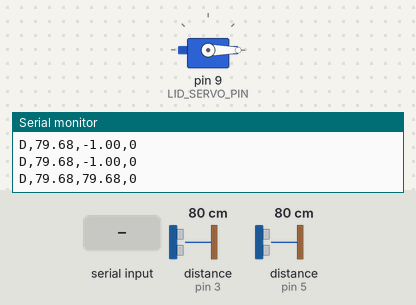
This sketch was run on a simulated Arduino Uno, built with avr-gcc and run on an emulated ATmega328P. Parts: servo, the last lines printed to the serial monitor. Wiring (inferred from the names in the program): 2 × ultrasonic range finder: trigger pin 2, echo pin 3 / trigger pin 4, echo pin 5. Inputs (shaded band) come from the test bench; at power-on: distance to the obstacle (sensors on pin 5, pin 3) 80 cm. The echo pulse lasts 58.3 µs per cm.

Above: at 1.2 s.
1.3 s: distance to the obstacle (sensor on pin 5) set to 23 cm
4.3 s: distance to the obstacle (sensor on pin 5) set to 18 cm
At 7.6 s:
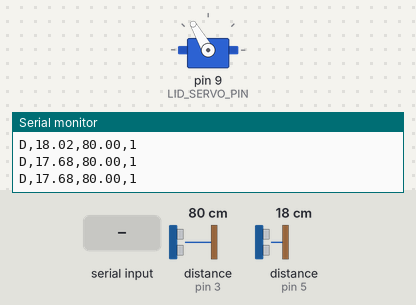
9.1 s: "C\n" received over Serial
At 10.1 s:
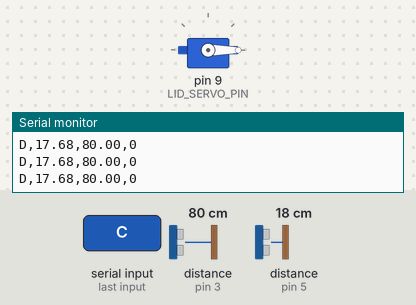
Timing chart, 0 to 13.8 s (numbered marks = the images above; inputs shaded):
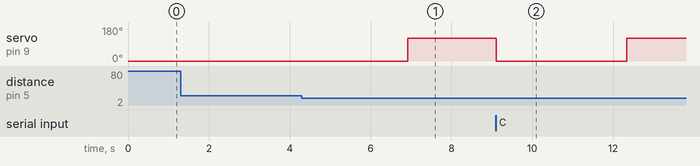

The sketch:

trash.ino
```cpp
// Smart trash bin — MG996R lid (single file). Works with smart-bin.html
//
// Lid OPENS when a hand stays within handDistanceCm for 5 s or more
// (a quick pass of the hand does NOT open it).
//
// Lid closes ONLY when:
//   - a hand was detected and has been gone for CLOSE_DELAY_MS, or
//   - the "Close" button is clicked on the web page
//
// Sensor 1 (D4/D5) = HAND sensor, on the outside/front of the bin
// Sensor 2 (D2/D3) = FILL sensor, at the rim, pointing down into the bin
// MG996R servo on D9 = lid
//
// Sends to PC:   D,<hand_cm>,<fill_cm>,<lid 0/1>     (-1 = out of range)
//                # ...   debug lines (shown in "Raw serial data" on the web page)
// Commands:      O        open lid (stays open until C)
//                C        close lid now
//                H:<cm>   set hand detection distance

#include <Servo.h>

// ================= PINS =================
const int HAND_TRIG = 4, HAND_ECHO = 5;
const int FILL_TRIG = 2, FILL_ECHO = 3;
const int LID_SERVO_PIN = 9;

// ================ AUTO-OPEN ================
float handDistanceCm = 20.0;                // open when hand is closer than this (web page can change it)
const unsigned long HOLD_TO_OPEN_MS = 2500; // hand must stay this long before the lid opens
const unsigned long DROPOUT_MS = 300;       // ignore sensor misses shorter than this while holding
const unsigned long CLOSE_DELAY_MS = 2000;   // close 2s s after the hand leaves

// ================ SERVO TYPE ================
// false = POSITIONAL servo: goes to an angle and holds it.
//         (If your lid opened and then went straight back, you have this type.)
// true  = CONTINUOUS rotation servo: spins, stops at STOP_US.
const bool CONTINUOUS_SERVO = false;

// --- Positional servo settings ---
const int CLOSED_ANGLE = 0;     // lid closed
const int OPEN_ANGLE   = 120;    // lid open. For a 360° positional servo, 45 here ≈ 90° real
const unsigned long MOVE_TIME_MS = 700;   // time to let the servo reach its angle

// --- Continuous servo settings (only used if CONTINUOUS_SERVO = true) ---
const int STOP_US        = 1500;  // adjust 1480–1520 if motor creeps
const int SPEED_US       = 200;   // 0–500, higher = faster
const int OPEN_DIRECTION = 1;     // -1 if lid turns the wrong way
const unsigned long OPEN_TIME_MS  = 1200;  // time to turn 90° open
const unsigned long CLOSE_TIME_MS = 1200;  // time to turn 90° back

const unsigned long SETTLE_TIME = 1000;   // ms after closing before measuring fill

// ================ STATE ================
enum LidState { CLOSED, OPENING, OPEN, CLOSING };
LidState lidState = CLOSED;
const char* STATE_NAMES[] = { "CLOSED", "OPENING", "OPEN", "CLOSING" };

Servo lidServo;
unsigned long moveStart = 0;
unsigned long moveDuration = 0;
unsigned long lastHandSeen = 0;
bool handSeen = false;
bool manualOpen = false;          // opened by web button, no timeout
unsigned long closedAt = 0;

bool handPresent = false;         // hand currently being held near the sensor
unsigned long handStart = 0;      // when the current hold began
unsigned long lastNear = 0;       // last reading within range
bool holdReported = false;

float lastHand = -1;
float fillCm = -1;
String cmd = "";

void setState(LidState s) {
  lidState = s;
  Serial.print("# lid ");
  Serial.println(STATE_NAMES[s]);
}

// ================ MOTOR ================
void motorStop() {
  if (CONTINUOUS_SERVO) lidServo.writeMicroseconds(STOP_US);
  // positional servo: do nothing, it holds its angle
}
void motorOpen() {
  if (CONTINUOUS_SERVO) lidServo.writeMicroseconds(STOP_US + OPEN_DIRECTION * SPEED_US);
  else lidServo.write(OPEN_ANGLE);
}
void motorClose() {
  if (CONTINUOUS_SERVO) lidServo.writeMicroseconds(STOP_US - OPEN_DIRECTION * SPEED_US);
  else lidServo.write(CLOSED_ANGLE);
}

unsigned long openTime()  { return CONTINUOUS_SERVO ? OPEN_TIME_MS  : MOVE_TIME_MS; }
unsigned long closeTime() { return CONTINUOUS_SERVO ? CLOSE_TIME_MS : MOVE_TIME_MS; }

void startOpening(unsigned long duration) {
  motorOpen();
  moveStart = millis();
  moveDuration = duration;
  setState(OPENING);
}

void startClosing() {
  motorClose();
  moveStart = millis();
  moveDuration = closeTime();
  setState(CLOSING);
}

// Should the lid be open right now?
bool wantOpen() {
  bool handRecently = handSeen && (millis() - lastHandSeen < CLOSE_DELAY_MS);
  return handRecently || manualOpen;
}

// Lid cycle: CLOSED -> OPENING -> OPEN -> CLOSING -> CLOSED
void updateLid() {
  unsigned long elapsed = millis() - moveStart;

  switch (lidState) {
    case CLOSED:
      if (wantOpen()) startOpening(openTime());
      break;

    case OPENING:
      if (elapsed >= moveDuration) { motorStop(); setState(OPEN); }
      break;

    case OPEN:
      if (!wantOpen()) startClosing();
      break;

    case CLOSING:
      // Always finish closing (no reopen while closing)
      if (elapsed >= moveDuration) {
        motorStop();
        closedAt = millis();
        handStart = millis();      // a hand still there must hold a fresh 5 s to reopen
        holdReported = false;
        setState(CLOSED);
      }
      break;
  }
}

// ================ SENSORS ================
float readDistance(int trigPin, int echoPin) {
  digitalWrite(trigPin, LOW);
  delayMicroseconds(2);
  digitalWrite(trigPin, HIGH);
  delayMicroseconds(10);
  digitalWrite(trigPin, LOW);
  long duration = pulseIn(echoPin, HIGH, 25000);  // ~4 m max, keeps loop fast
  if (duration == 0) return -1;
  return duration * 0.0343 / 2;
}

// ================ SERIAL ================
void handleCommand(String c) {
  c.trim();
  if (c == "O") {
    manualOpen = true;
    Serial.println("# button OPEN");
  } else if (c == "C") {
    manualOpen = false;
    handSeen = false;
    Serial.println("# button CLOSE");
  } else if (c.startsWith("H:")) {
    float v = c.substring(2).toFloat();
    if (v >= 3 && v <= 100) handDistanceCm = v;
  }
}

void readSerial() {
  while (Serial.available()) {
    char ch = Serial.read();
    if (ch == '\n') { handleCommand(cmd); cmd = ""; }
    else if (ch != '\r' && cmd.length() < 20) cmd += ch;
  }
}

void waitMs(unsigned long ms) {
  unsigned long start = millis();
  while (millis() - start < ms) {
    updateLid();
    readSerial();
  }
}

// ================ MAIN ================
void setup() {
  Serial.begin(9600);
  pinMode(HAND_TRIG, OUTPUT); pinMode(HAND_ECHO, INPUT);
  pinMode(FILL_TRIG, OUTPUT); pinMode(FILL_ECHO, INPUT);

  lidServo.attach(LID_SERVO_PIN);
  if (CONTINUOUS_SERVO) motorStop();   // lid must be closed at power on
  else lidServo.write(CLOSED_ANGLE);   // move to closed angle
  lidState = CLOSED;
  closedAt = millis();
}

void loop() {
  readSerial();

  // 1. Hand sensor
  lastHand = readDistance(HAND_TRIG, HAND_ECHO);
  unsigned long now = millis();
  bool near = lastHand > 0 && lastHand <= handDistanceCm;

  // Track how long the hand has stayed near (short sensor misses are ignored)
  if (near) {
    if (!handPresent) {
      handPresent = true;
      handStart = now;
      holdReported = false;
      if (lidState == CLOSED) Serial.println("# hand detected, hold 5 s to open");
    }
    lastNear = now;
  } else if (handPresent && now - lastNear > DROPOUT_MS) {
    handPresent = false;
    if (lidState == CLOSED && !holdReported) Serial.println("# hand left before 5 s, not opening");
  }

  bool held = handPresent && now - handStart >= HOLD_TO_OPEN_MS;

  if (lidState == CLOSED) {
    // Closed: open only after the hand has been held for 5 s
    if (held) {
      if (!holdReported) { Serial.println("# hand held 5 s, opening"); holdReported = true; }
      handSeen = true;
      lastHandSeen = now;
      manualOpen = false;
    }
  } else if (near && lidState != CLOSING) {
    // Opening or open: any hand keeps it open; the close countdown restarts
    handSeen = true;
    lastHandSeen = now;
    manualOpen = false;        // from now on, closes CLOSE_DELAY_MS after the hand leaves
  }

  // 2. Lid
  updateLid();

  waitMs(40);  // avoid crosstalk between sensors

  // 3. Fill level — only when lid is fully closed and settled
  if (lidState == CLOSED && millis() - closedAt > SETTLE_TIME) {
    fillCm = readDistance(FILL_TRIG, FILL_ECHO);
  }
  updateLid();

  // 4. Report to web page
  Serial.print("D,");
  Serial.print(lastHand); Serial.print(",");
  Serial.print(fillCm);   Serial.print(",");
  Serial.println(lidState == CLOSED ? 0 : 1);

  waitMs(60);
}
```

Measured:
- the behaviour switches between 21 and 20 cm on distance to the obstacle (sensor on pin 5) (found by bisection; images 0 and 1)
- after the input at 4.3 s, servo on pin 9 (LID_SERVO_PIN): 0° → 120° after 2.6 s
- after the input at 9.1 s, servo on pin 9 (LID_SERVO_PIN): 120° → 0° at once, → 120° 3.2 s later
